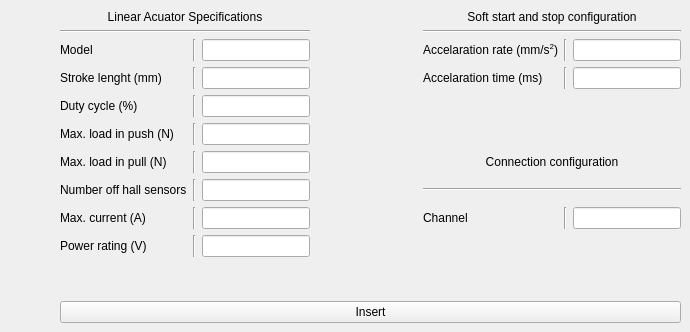
    <widget class="QWidget" name="insertTab">
     <attribute name="title">
      <string>Insert</string>
     </attribute>
     <widget class="QWidget" name="gridLayoutWidget">
      <property name="geometry">
       <rect>
        <x>60</x>
        <y>10</y>
        <width>621</width>
        <height>313</height>
       </rect>
      </property>
      <layout class="QGridLayout" name="gridLayoutInsert">
       <item row="8" column="0">
        <widget class="QLabel" name="labelMaxCurrent">
         <property name="text">
          <string>Max. current (A)</string>
         </property>
         <property name="alignment">
          <set>Qt::AlignJustify|Qt::AlignVCenter</set>
         </property>
        </widget>
       </item>
       <item row="0" column="0" colspan="3">
        <widget class="QLabel" name="labelSpecifications">
         <property name="text">
          <string>Linear Acuator Specifications</string>
         </property>
         <property name="alignment">
          <set>Qt::AlignCenter</set>
         </property>
        </widget>
       </item>
       <item row="4" column="3">
        <spacer name="horizontalSpacerInsert">
         <property name="orientation">
          <enum>Qt::Horizontal</enum>
         </property>
         <property name="sizeHint" stdset="0">
          <size>
           <width>40</width>
           <height>20</height>
          </size>
         </property>
        </spacer>
       </item>
       <item row="0" column="4" colspan="3">
        <widget class="QLabel" name="labelSotfStartStop">
         <property name="text">
          <string>Soft start and stop configuration</string>
         </property>
         <property name="alignment">
          <set>Qt::AlignCenter</set>
         </property>
        </widget>
       </item>
       <item row="4" column="0">
        <widget class="QLabel" name="labelDutyCycle">
         <property name="text">
          <string>Duty cycle (%)</string>
         </property>
         <property name="alignment">
          <set>Qt::AlignJustify|Qt::AlignVCenter</set>
         </property>
        </widget>
       </item>
       <item row="9" column="0">
        <widget class="QLabel" name="labelPowerRating">
         <property name="text">
          <string>Power rating (V)</string>
         </property>
         <property name="alignment">
          <set>Qt::AlignJustify|Qt::AlignVCenter</set>
         </property>
        </widget>
       </item>
       <item row="4" column="2">
        <widget class="QLineEdit" name="dutyCycle"/>
       </item>
       <item row="3" column="0">
        <widget class="QLabel" name="labelStroke">
         <property name="text">
          <string>Stroke lenght (mm)</string>
         </property>
         <property name="alignment">
          <set>Qt::AlignJustify|Qt::AlignVCenter</set>
         </property>
        </widget>
       </item>
       <item row="6" column="4" colspan="3">
        <widget class="QLabel" name="labelConnectionConfiguration">
         <property name="text">
          <string>Connection configuration</string>
         </property>
         <property name="alignment">
          <set>Qt::AlignCenter</set>
         </property>
        </widget>
       </item>
       <item row="2" column="0">
        <widget class="QLabel" name="labelModel">
         <property name="text">
          <string>Model</string>
         </property>
         <property name="alignment">
          <set>Qt::AlignJustify|Qt::AlignVCenter</set>
         </property>
        </widget>
       </item>
       <item row="8" column="1">
        <widget class="Line" name="line_6">
         <property name="orientation">
          <enum>Qt::Vertical</enum>
         </property>
        </widget>
       </item>
       <item row="5" column="1">
        <widget class="Line" name="line_4">
         <property name="orientation">
          <enum>Qt::Vertical</enum>
         </property>
        </widget>
       </item>
       <item row="3" column="6">
        <widget class="QLineEdit" name="accelarationTime"/>
       </item>
       <item row="1" column="0" colspan="3">
        <widget class="Line" name="line_8">
         <property name="orientation">
          <enum>Qt::Horizontal</enum>
         </property>
        </widget>
       </item>
       <item row="3" column="2">
        <widget class="QLineEdit" name="strokeLenght"/>
       </item>
       <item row="6" column="0">
        <widget class="QLabel" name="labelMaxPull">
         <property name="text">
          <string>Max. load in pull (N)</string>
         </property>
         <property name="alignment">
          <set>Qt::AlignJustify|Qt::AlignVCenter</set>
         </property>
        </widget>
       </item>
       <item row="2" column="4">
        <widget class="QLabel" name="labelAccelRate">
         <property name="text">
          <string>&lt;html&gt;&lt;head/&gt;&lt;body&gt;&lt;p&gt;Accelaration rate (mm/s&lt;span style=&quot; vertical-align:super;&quot;&gt;2&lt;/span&gt;)&lt;/p&gt;&lt;/body&gt;&lt;/html&gt;</string>
         </property>
         <property name="alignment">
          <set>Qt::AlignJustify|Qt::AlignVCenter</set>
         </property>
        </widget>
       </item>
       <item row="8" column="2">
        <widget class="QLineEdit" name="maxCurrent"/>
       </item>
       <item row="2" column="2">
        <widget class="QLineEdit" name="model"/>
       </item>
       <item row="8" column="5">
        <widget class="Line" name="line_25">
         <property name="orientation">
          <enum>Qt::Vertical</enum>
         </property>
        </widget>
       </item>
       <item row="9" column="1">
        <widget class="Line" name="line_7">
         <property name="orientation">
          <enum>Qt::Vertical</enum>
         </property>
        </widget>
       </item>
       <item row="4" column="1">
        <widget class="Line" name="line_3">
         <property name="orientation">
          <enum>Qt::Vertical</enum>
         </property>
        </widget>
       </item>
       <item row="6" column="1">
        <widget class="Line" name="line_5">
         <property name="orientation">
          <enum>Qt::Vertical</enum>
         </property>
        </widget>
       </item>
       <item row="6" column="2">
        <widget class="QLineEdit" name="maxLoadPull"/>
       </item>
       <item row="3" column="4">
        <widget class="QLabel" name="labelAccelTime">
         <property name="text">
          <string>Accelaration time (ms)</string>
         </property>
         <property name="alignment">
          <set>Qt::AlignJustify|Qt::AlignVCenter</set>
         </property>
        </widget>
       </item>
       <item row="2" column="5">
        <widget class="Line" name="line_10">
         <property name="orientation">
          <enum>Qt::Vertical</enum>
         </property>
        </widget>
       </item>
       <item row="3" column="1">
        <widget class="Line" name="line_2">
         <property name="orientation">
          <enum>Qt::Vertical</enum>
         </property>
        </widget>
       </item>
       <item row="5" column="0">
        <widget class="QLabel" name="labelMaxPush">
         <property name="text">
          <string>Max. load in push (N)</string>
         </property>
         <property name="alignment">
          <set>Qt::AlignJustify|Qt::AlignVCenter</set>
         </property>
        </widget>
       </item>
       <item row="8" column="6">
        <widget class="QLineEdit" name="channel"/>
       </item>
       <item row="9" column="2">
        <widget class="QLineEdit" name="powerRating"/>
       </item>
       <item row="8" column="4">
        <widget class="QLabel" name="labelChannel">
         <property name="text">
          <string>Channel</string>
         </property>
         <property name="alignment">
          <set>Qt::AlignJustify|Qt::AlignVCenter</set>
         </property>
        </widget>
       </item>
       <item row="2" column="1">
        <widget class="Line" name="line">
         <property name="orientation">
          <enum>Qt::Vertical</enum>
         </property>
        </widget>
       </item>
       <item row="3" column="5">
        <widget class="Line" name="line_11">
         <property name="orientation">
          <enum>Qt::Vertical</enum>
         </property>
        </widget>
       </item>
       <item row="1" column="4" colspan="3">
        <widget class="Line" name="line_9">
         <property name="orientation">
          <enum>Qt::Horizontal</enum>
         </property>
        </widget>
       </item>
       <item row="5" column="2">
        <widget class="QLineEdit" name="maxLoadPush"/>
       </item>
       <item row="10" column="0">
        <spacer name="verticalSpaceraInsert">
         <property name="orientation">
          <enum>Qt::Vertical</enum>
         </property>
         <property name="sizeHint" stdset="0">
          <size>
           <width>20</width>
           <height>108</height>
          </size>
         </property>
        </spacer>
       </item>
       <item row="11" column="0" colspan="7">
        <widget class="QPushButton" name="pushButtonInsert">
         <property name="text">
          <string>Insert</string>
         </property>
        </widget>
       </item>
       <item row="2" column="6">
        <widget class="QLineEdit" name="accelarationRate"/>
       </item>
       <item row="7" column="4" colspan="3">
        <widget class="Line" name="line_37">
         <property name="orientation">
          <enum>Qt::Horizontal</enum>
         </property>
        </widget>
       </item>
       <item row="7" column="0">
        <widget class="QLabel" name="labelHallSensors">
         <property name="text">
          <string>Number off hall sensors</string>
         </property>
         <property name="alignment">
          <set>Qt::AlignJustify|Qt::AlignVCenter</set>
         </property>
        </widget>
       </item>
       <item row="7" column="2">
        <widget class="QLineEdit" name="numberHallSensors"/>
       </item>
       <item row="7" column="1">
        <widget class="Line" name="line_38">
         <property name="orientation">
          <enum>Qt::Vertical</enum>
         </property>
        </widget>
       </item>
      </layout>
     </widget>
    </widget>
